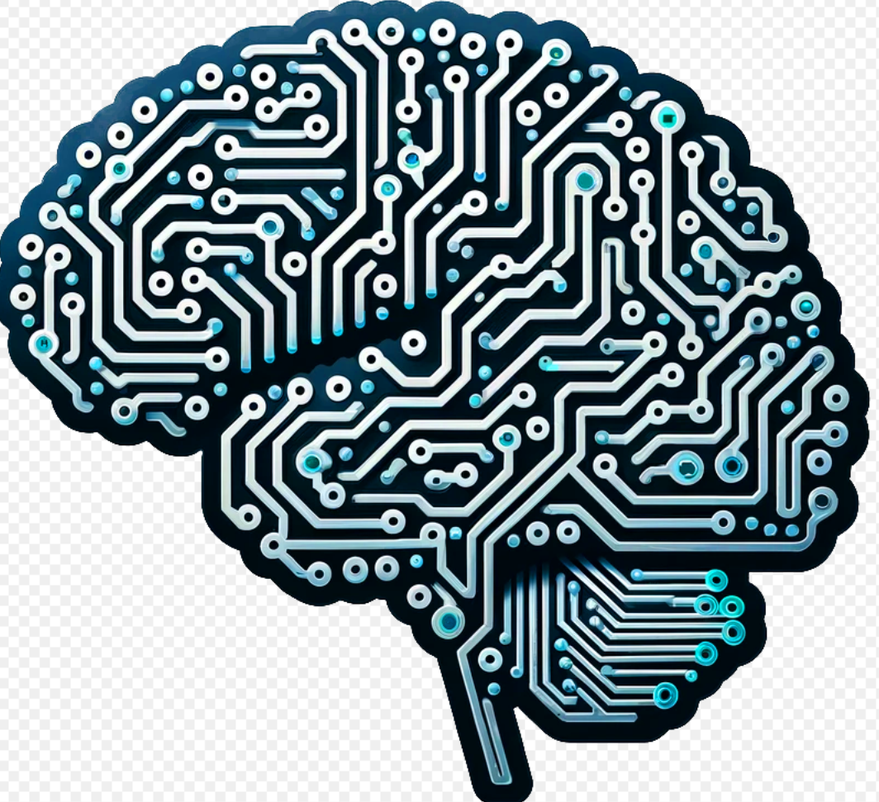
#> input picture 1-Vector/img.png, 879 x 802 px, shrunk from 1064 x 971 before the run
$ python 4-grayScale.py
#> lines starting #> are read from the running program, lines starting #| are printed output that depends on the picture
from PIL import Image
import numpy as np

# image အား ရယူခြင်း
image_path = 'img.png'
image = Image.open(image_path)
#> image is the input picture: PIL image 879x802 RGBA; mean R, G, B, A 138.7, 152.9, 158.3, 255

# image အား grayscale သို့ပြောင်းခြင်း
gray_image = image.convert('L')
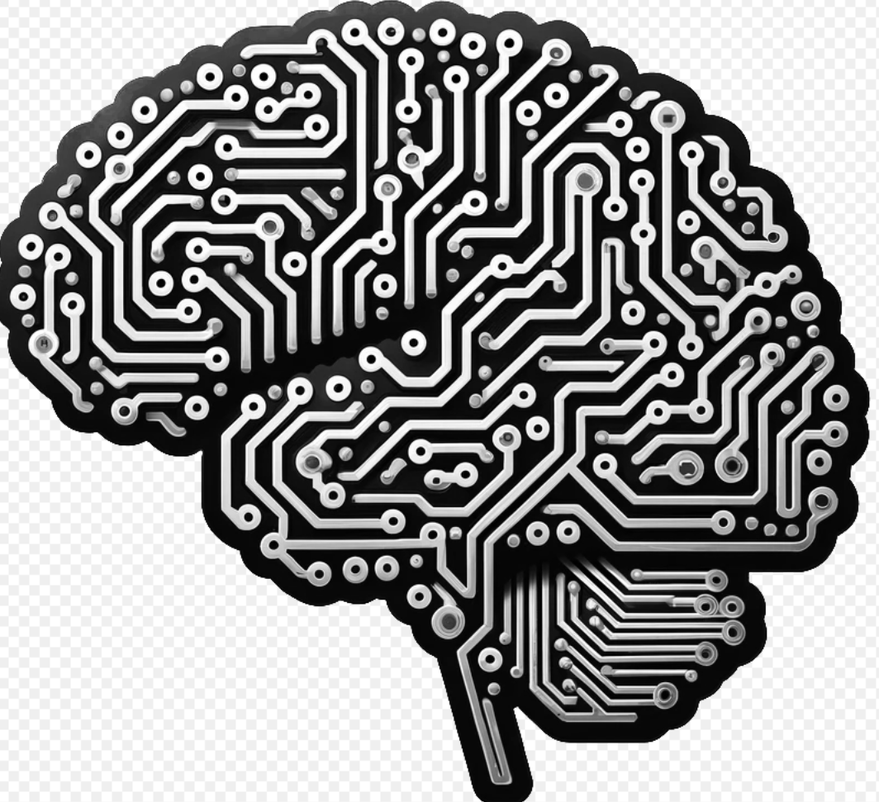
#> gray_image: PIL image 879x802 L; min 0, max 255, mean 149.3

# Get the grayscale data as a numpy array
gray_data = np.array(gray_image)

# Print grayscale values
print(gray_data)
#> (printed output is left out)

# Save the grayscale image (optional)
gray_image.save('grayscale_image.png')

# Show the grayscale image (optional)
gray_image.show()
